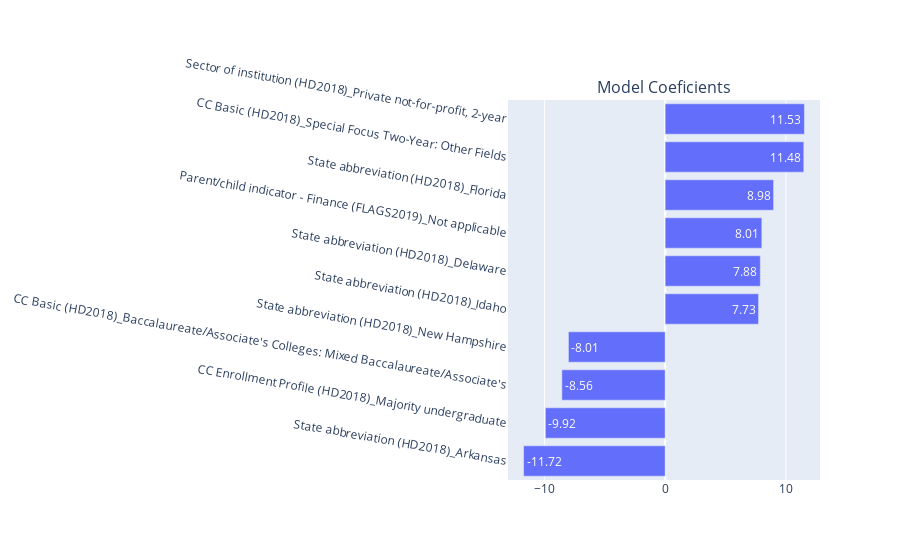

This figure's notebook cell:
### Code cell
fig = make_subplots(rows=1, cols=1, subplot_titles=["Model Coeficients"])

fig.add_trace(

    go.Bar(x=[i[1] for i in best], y=[i[0] for i in best], 
           orientation='h', text=[round(i[1], 2) for i in best]),
    1, 1)

fig.update_yaxes(
    tickangle = 10
)
fig.show()

### Figure 1 — Plotly figure (JSON) as saved in the notebook; plotly's stock layout.template omitted (floating-point values rounded to 4 significant figures)
{"data": [{"orientation": "h", "text": ["-11.72", "-9.92", "-8.56", "-8.01", "7.73", "7.88", "8.01", "8.98", "11.48", "11.53"], "type": "bar", "x": [-11.72, -9.921, -8.556, -8.011, 7.734, 7.88, 8.006, 8.978, 11.48, 11.53], "xaxis": "x", "y": ["State abbreviation (HD2018)_Arkansas", "CC Enrollment Profile (HD2018)_Majority undergraduate", "CC Basic (HD2018)_Baccalaureate/Associate's Colleges: Mixed Baccalaureate/Associate's", "State abbreviation (HD2018)_New Hampshire", "State abbreviation (HD2018)_Idaho", "State abbreviation (HD2018)_Delaware", "Parent/child indicator - Finance (FLAGS2019)_Not applicable", "State abbreviation (HD2018)_Florida", "CC Basic (HD2018)_Special Focus Two-Year: Other Fields", "Sector of institution (HD2018)_Private not-for-profit, 2-year"], "yaxis": "y"}], "layout": {"annotations": [{"font": {"size": 16}, "showarrow": false, "text": "Model Coeficients", "x": 0.5, "xanchor": "center", "xref": "paper", "y": 1, "yanchor": "bottom", "yref": "paper"}], "xaxis": {"anchor": "y", "domain": [0, 1]}, "yaxis": {"anchor": "x", "domain": [0, 1], "tickangle": 10}}}
